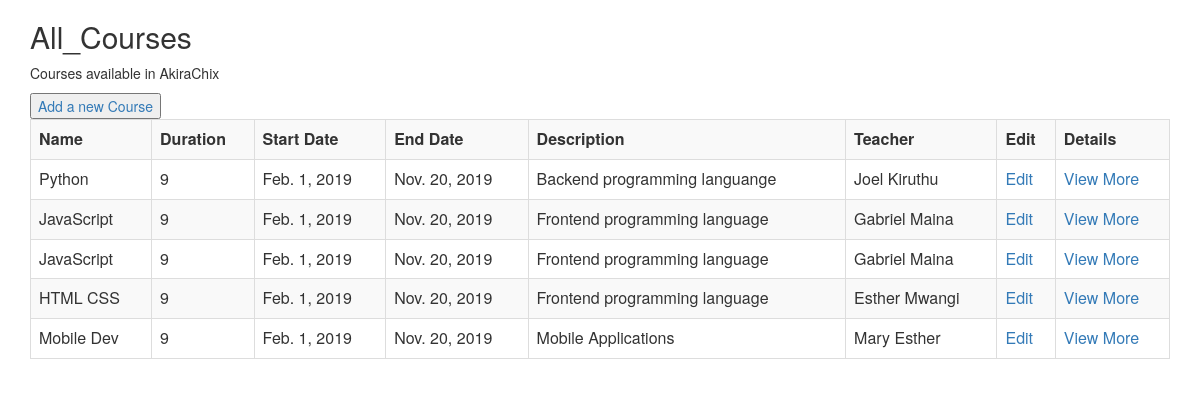
Page /Course/list/ on the committed database.
### Course/models.py (models this page shows, shortened)
class Course(models.Model):
	name = models.CharField(max_length = 50)
	duration = models.SmallIntegerField()
	start_date = models.DateField()
	end_date = models.DateField()
	description = models.TextField()
	teacher = models.ForeignKey(Teacher,null = True,on_delete = models.CASCADE, blank = True)

### teacher/models.py (models this page shows)
class Teacher(models.Model):
	first_name = models.CharField(max_length = 50)
	last_name = models.CharField(max_length = 50)
	date_of_birth = models.DateField()
	gender = models.CharField(max_length = 20)
	registration_number = models.CharField(max_length = 20)
	emails = models.EmailField(max_length = 70)
	phone_number = models.CharField(max_length = 20)
	date_joined = models.DateField()
	profession = models.CharField(max_length = 20,null = True)
	id_number = models.SmallIntegerField(null = True)
	def __str__(self):
		return self.first_name + " " + self.last_name

### Course/views.py (the view)
# urls.py: path("list/",list_Courses,name ="list_Courses"),
def list_Courses(request):
	Courses = Course.objects.all()
	return render(request,"all_Course.html",{"Courses":Courses})

### Course/templates/all_Course.html (shortened to what this page needs)
<!DOCTYPE>
<html lang="en">
<head>
  <link rel="stylesheet" href="https://maxcdn.bootstrapcdn.com/bootstrap/3.4.0/css/bootstrap.min.css">
</head>
<body>
<div class="container">
  <h2>All_Courses</h2>
  <p>Courses available in AkiraChix</p>
<table class="table table-striped table-bordered">
	<button><a href="/Course/add/">Add a new Course</a></button>
	<tr>
		<th>Name</th>
		<th>Duration</th>
		<th>Start Date</th>
		<th>End Date</th>
		<th>Description</th>
		<th>Teacher</th>
		<th>Edit</th>
		<th>Details</th>
	</tr>
	{% for Course in Courses %}
	<tr>
		<td>{{Course.name}}</td>
		<td>{{Course.duration}}</td>
		<td>{{Course.start_date}}</td>
		<td>{{Course.end_date}}</td>
		<td>{{Course.description}}</td>
		<td>{{Course.teacher}}</td>
		<td><a href="/Course/edit/{{Course.pk}}">Edit</a></td>
		<td><a href="/Course/view/{{Course.pk}}">View More</a></td>
	</tr>
	{% endfor %}
</table>
</div>
</body>
</html>

### rows in the picture
Course: name "Python", duration "9", start_date "Feb. 1, 2019", end_date "Nov. 20, 2019", description "Backend programming languange", teacher "Joel Kiruthu"
Course: name "JavaScript", duration "9", start_date "Feb. 1, 2019", end_date "Nov. 20, 2019", description "Frontend programming language", teacher "Gabriel Maina"
Course: name "JavaScript", duration "9", start_date "Feb. 1, 2019", end_date "Nov. 20, 2019", description "Frontend programming language", teacher "Gabriel Maina"
Course: name "HTML CSS", duration "9", start_date "Feb. 1, 2019", end_date "Nov. 20, 2019", description "Frontend programming language", teacher "Esther Mwangi"
Course: name "Mobile Dev", duration "9", start_date "Feb. 1, 2019", end_date "Nov. 20, 2019", description "Mobile Applications", teacher "Mary Esther"
